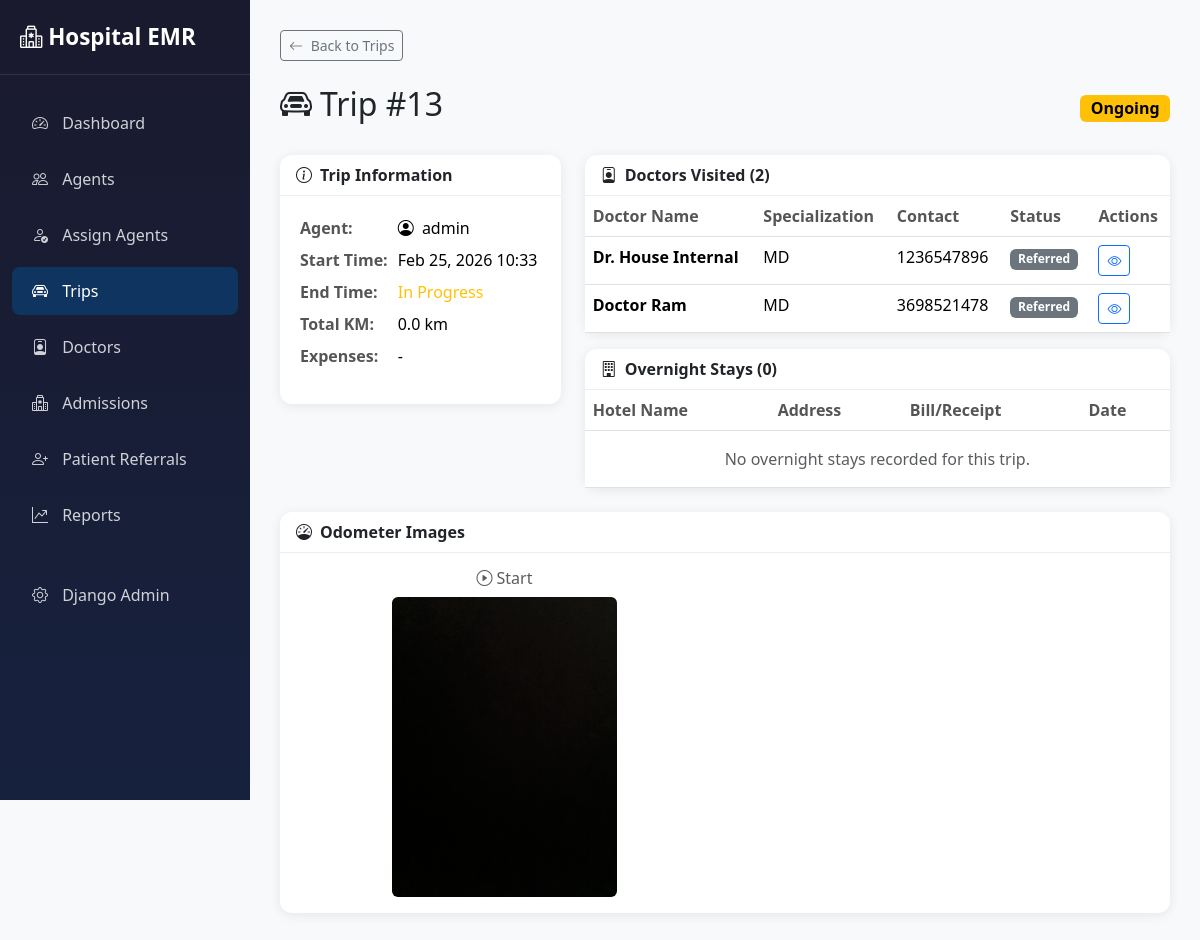
The app's page /portal/trips/13/ (signed in) with its own data.
### core/models.py (models this page shows, shortened)
class Trip(models.Model):
    STATUS_CHOICES = (
        ('ONGOING', 'Ongoing'),
        ('COMPLETED', 'Completed'),
    )
    agent = models.ForeignKey(User, on_delete=models.CASCADE, related_name='trips', limit_choices_to={'role': 'advisor'})
    start_time = models.DateTimeField(auto_now_add=True)
    end_time = models.DateTimeField(null=True, blank=True)
    status = models.CharField(max_length=20, choices=STATUS_CHOICES, default='ONGOING')
    odometer_start_image = models.ImageField(upload_to='trip_odometers/', null=True, blank=True)
    odometer_end_image = models.ImageField(upload_to='trip_odometers/', null=True, blank=True)
    total_kilometers = models.FloatField(default=0.0)
    additional_expenses = models.TextField(null=True, blank=True)
    start_lat = models.DecimalField(max_digits=20, decimal_places=15, null=True, blank=True)
    start_long = models.DecimalField(max_digits=20, decimal_places=15, null=True, blank=True)
    end_lat = models.DecimalField(max_digits=20, decimal_places=15, null=True, blank=True)
    end_long = models.DecimalField(max_digits=20, decimal_places=15, null=True, blank=True)
    class Meta:
        ordering = ['-start_time']

class User(AbstractUser):
    ROLE_CHOICES = (
        ('advisor', 'Advisor (Agent)'),
        ('maintenance', 'Maintenance (Staff)'),
        ('admin', 'Admin'),
    )
    role = models.CharField(max_length=20, choices=ROLE_CHOICES, default='advisor')

class DoctorReferral(models.Model):
    address_details = models.OneToOneField(Address, on_delete=models.SET_NULL, null=True, blank=True, related_name='doctor')
    trip = models.ForeignKey(Trip, on_delete=models.SET_NULL, null=True, blank=True, related_name='doctor_referrals')
    agent = models.ForeignKey(User, on_delete=models.SET_NULL, null=True, blank=True, related_name='doctor_referrals_legacy', limit_choices_to={'role': 'advisor'})
    name = models.CharField(max_length=100)
    contact_number = models.CharField(max_length=20, blank=True, null=True)
    specialization = models.CharField(max_length=100, blank=True, null=True)
    degree_qualification = models.CharField(max_length=100, default='MBBS', blank=True)
    email = models.EmailField(max_length=100, blank=True, null=True)
    remarks = models.TextField(blank=True, null=True)
    additional_details = models.TextField(blank=True, null=True)
    created_at = models.DateTimeField(auto_now_add=True)
    is_internal = models.BooleanField(default=False, help_text="Internal doctors do not need addresses and cannot be assigned to agents.")
    DOCTOR_STATUS_CHOICES = (
        ('Assigned', 'Assigned'),
        ('Referred', 'Referred'),
        ('Internal', 'Internal'),
    )
    status = models.CharField(max_length=50, choices=DOCTOR_STATUS_CHOICES, default='Assigned')
    visit_image = models.ImageField(upload_to='doctor_visits/', null=True, blank=True)
    visit_lat = models.DecimalField(max_digits=20, decimal_places=15, null=True, blank=True)
    visit_long = models.DecimalField(max_digits=20, decimal_places=15, null=True, blank=True)
    class Meta:
        ordering = ['-created_at']

### portal/views.py (the view)
# urls.py: path('trips/<int:pk>/', views.TripDetailView.as_view(), name='trip_detail'),
class TripDetailView(PortalMixin, DetailView):
    model = Trip
    template_name = 'portal/trips/detail.html'
    context_object_name = 'trip'
    def get_queryset(self):
        return Trip.objects.select_related('agent').prefetch_related(
            'doctor_referrals', 'overnight_stays'
        )

### portal/views.py (called while the page is built)
    @method_decorator(staff_member_required)
    def dispatch(self, request, *args, **kwargs):
        return super().dispatch(request, *args, **kwargs)

### portal/templates/portal/trips/detail.html (shortened to what this page needs)
{% extends 'portal/base.html' %}
{% block content %}
<div class="mb-4">
    <a href="{% url 'portal:trip_list' %}" class="btn btn-outline-secondary btn-sm">
        <i class="bi bi-arrow-left me-1"></i> Back to Trips
    </a>
</div>
<div class="d-flex justify-content-between align-items-center mb-4">
    <h2><i class="bi bi-car-front me-2"></i>Trip #{{ trip.id }}</h2>
    <div>
        {% if trip.status == 'ONGOING' %}
        <span class="badge badge-ongoing fs-6">Ongoing</span>
        {% else %}
        <span class="badge badge-completed fs-6">Completed</span>
        {% endif %}
    </div>
</div>
<div class="row g-4">
    <div class="col-md-4">
        <div class="card">
            <div class="card-header">
                <i class="bi bi-info-circle me-2"></i>Trip Information
            </div>
            <div class="card-body">
                <table class="table table-sm table-borderless">
                    <tr>
                        <th>Agent:</th>
                        <td>
                            <i class="bi bi-person-circle me-1"></i>
                            {{ trip.agent.get_full_name|default:trip.agent.username }}
                        </td>
                    </tr>
                    <tr>
                        <th>Start Time:</th>
                        <td>{{ trip.start_time|date:"M d, Y H:i" }}</td>
                    </tr>
                    <tr>
                        <th>End Time:</th>
                        <td>
                            {% if trip.status == 'COMPLETED' and trip.end_time %}
                            {{ trip.end_time|date:"M d, Y H:i" }}
                            {% else %}
                            <span class="text-warning">In Progress</span>
                            {% endif %}
                        </td>
                    </tr>
                    <tr>
                        <th>Total KM:</th>
                        <td>{{ trip.total_kilometers|floatformat:1 }} km</td>
                    </tr>
                    <tr>
                        <th>Expenses:</th>
                        <td>{{ trip.additional_expenses|default:"-" }}</td>
                    </tr>
                </table>
            </div>
        </div>
    </div>
    <div class="col-md-8">
        <div class="card">
            <div class="card-header d-flex justify-content-between align-items-center">
                <span><i class="bi bi-person-badge me-2"></i>Doctors Visited ({{ trip.doctor_referrals.count }})</span>
            </div>
            <div class="card-body p-0">
                <table class="table table-hover mb-0">
                    <thead>
                        <tr>
                            <th>Doctor Name</th>
                            <th>Specialization</th>
                            <th>Contact</th>
                            <th>Status</th>
                            <th>Actions</th>
                        </tr>
                    </thead>
                    <tbody>
                        {% for doctor in trip.doctor_referrals.all %}
                        <tr>
                            <td><strong>{{ doctor.name }}</strong></td>
                            <td>{{ doctor.specialization|default:"-" }}</td>
                            <td>{{ doctor.contact_number|default:"-" }}</td>
                            <td>
                                <span class="badge bg-secondary">{{ doctor.status }}</span>
                            </td>
                            <td>
                                <a href="{% url 'portal:doctor_detail' doctor.pk %}"
                                    class="btn btn-sm btn-outline-primary">
                                    <i class="bi bi-eye"></i>
                                </a>
                            </td>
                        </tr>
                        {% empty %}
                        <tr>
                            <td colspan="5" class="text-center text-muted py-3">
                                No doctors were visited on this trip.
                            </td>
                        </tr>
                        {% endfor %}
                    </tbody>
                </table>
            </div>
        </div>
        <div class="card mt-3">
            <div class="card-header">
                <i class="bi bi-building me-2"></i>Overnight Stays ({{ trip.overnight_stays.count }})
            </div>
            <div class="card-body p-0">
                <table class="table table-hover mb-0">
                    <thead>
                        <tr>
                            <th>Hotel Name</th>
                            <th>Address</th>
                            <th>Bill/Receipt</th>
                            <th>Date</th>
                        </tr>
                    </thead>
                    <tbody>
                        {% for stay in trip.overnight_stays.all %}
                        <tr>
                            <td><strong>{{ stay.hotel_name }}</strong></td>
                            <td>{{ stay.hotel_address|truncatewords:10 }}</td>
                            <td>
                                {% if stay.bill_image %}
                                <a href="{{ stay.bill_image.url }}" target="_blank" class="btn btn-sm btn-outline-info">
                                    <i class="bi bi-receipt me-1"></i>View
                                </a>
                                {% else %}
                                <span class="text-muted">-</span>
                                {% endif %}
                            </td>
                            <td>{{ stay.created_at|date:"M d, Y" }}</td>
                        </tr>
                        {% empty %}
                        <tr>
                            <td colspan="4" class="text-center text-muted py-3">
                                No overnight stays recorded for this trip.
                            </td>
                        </tr>
                        {% endfor %}
                    </tbody>
                </table>
            </div>
        </div>
    </div>
</div>
{% if trip.odometer_start_image or trip.odometer_end_image %}
<div class="row mt-4">
    <div class="col-12">
        <div class="card">
            <div class="card-header">
                <i class="bi bi-speedometer me-2"></i>Odometer Images
            </div>
            <div class="card-body">
                <div class="row">
                    {% if trip.odometer_start_image %}
                    <div class="col-md-6 text-center">
                        <h6 class="text-muted mb-2"><i class="bi bi-play-circle me-1"></i>Start</h6>
                        <img src="{{ trip.odometer_start_image.url }}" alt="Odometer Start" class="img-fluid rounded"
                            style="max-height: 300px;">
                    </div>
                    {% endif %}
                </div>
            </div>
        </div>
    </div>
</div>
{% endif %}
{% endblock %}

### portal/templates/portal/base.html (style rules this page uses)
:root { --primary-color: #1a1a2e; --secondary-color: #16213e; --accent-color: #0f3460; --highlight-color: #e94560; }
body { background-color: #f8f9fa; min-height: 100vh; }
.card { border: none; border-radius: 12px; box-shadow: 0 2px 12px rgba(0, 0, 0, 0.08); }
.card-header { background: transparent; border-bottom: 1px solid #eee; font-weight: 600; }
.table th { font-weight: 600; color: #555; border-top: none; }
.badge-ongoing { background-color: #ffc107; color: #000; }

### records on screen
Trip: id "13", agent.get_full_name "admin", start_time "Feb 25, 2026 10:33", total_kilometers "0.0", additional_expenses "-", doctor_referrals.count "2", overnight_stays.count "0", odometer_start_image (picture)
DoctorReferral: name "Dr. House Internal", specialization "MD", contact_number "1236547896", status "Referred"
DoctorReferral: name "Doctor Ram", specialization "MD", contact_number "3698521478", status "Referred"
